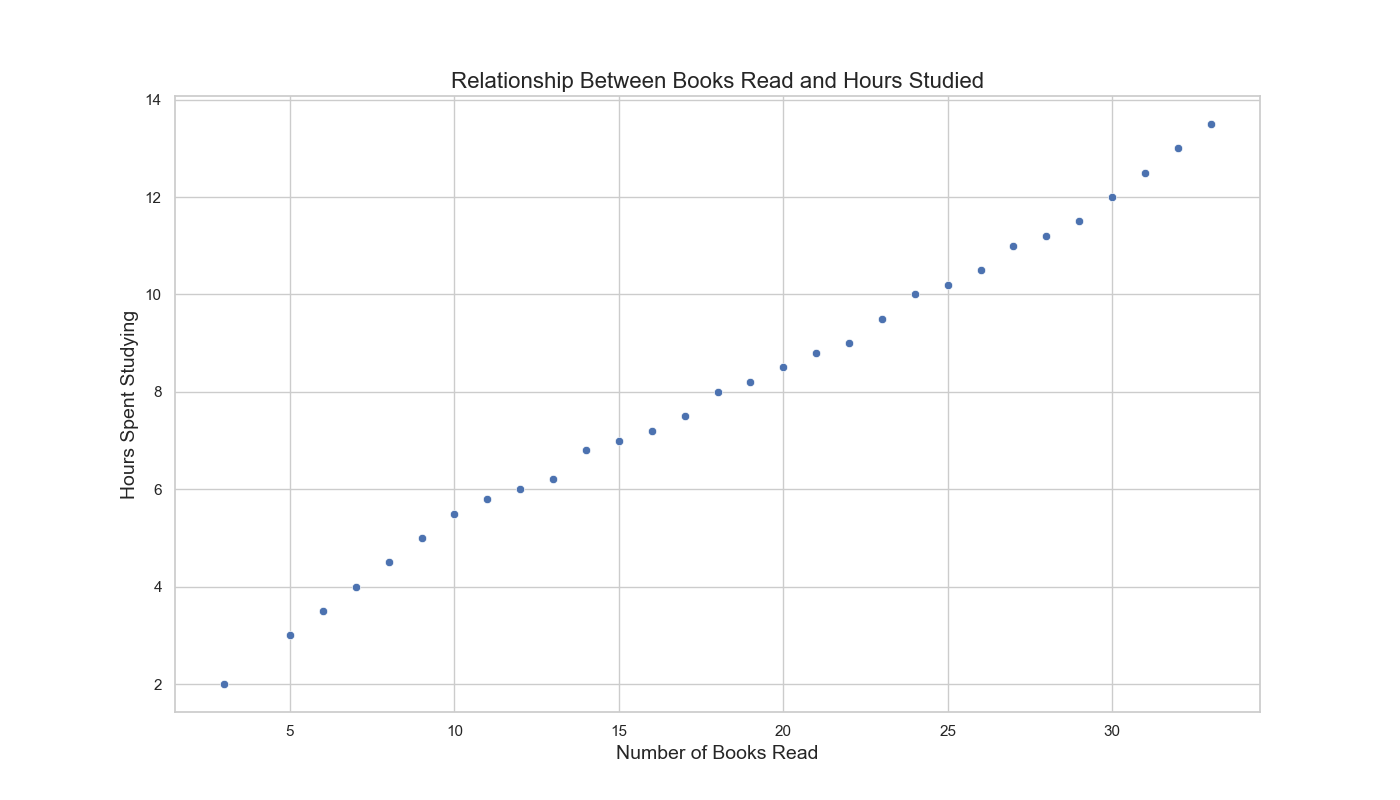

The script that drew this image:

import seaborn as sns
import pandas as pd
import matplotlib.pyplot as plt

# Data
data = {
    'Day': [1, 2, 3, 4, 5, 6, 7, 8, 9, 10, 11, 12, 13, 14, 15,
            16, 17, 18, 19, 20, 21, 22, 23, 24, 25, 26, 27, 28, 29, 30],
    'BooksRead': [3, 5, 7, 9, 6, 8, 10, 12, 11, 13, 15, 14, 16, 18, 17,
                  19, 20, 21, 22, 24, 23, 25, 26, 27, 28, 29, 30, 31, 32, 33],
    'HoursStudied': [2, 3, 4, 5, 3.5, 4.5, 5.5, 6, 5.8, 6.2, 7, 6.8, 7.2, 8, 7.5,
                     8.2, 8.5, 8.8, 9, 10, 9.5, 10.2, 10.5, 11, 11.2, 11.5, 12, 12.5, 13, 13.5]
}

df = pd.DataFrame(data)

# Plot
plt.figure(figsize=(14, 8))
scatterplot = sns.scatterplot(x='BooksRead', y='HoursStudied',
                              data=df, palette=['#FF5733', '#33FF57'])

scatterplot.set_title('Relationship Between Books Read and Hours Studied', fontsize=16)
scatterplot.set_xlabel('Number of Books Read', fontsize=14)
scatterplot.set_ylabel('Hours Spent Studying', fontsize=14)

plt.show()
